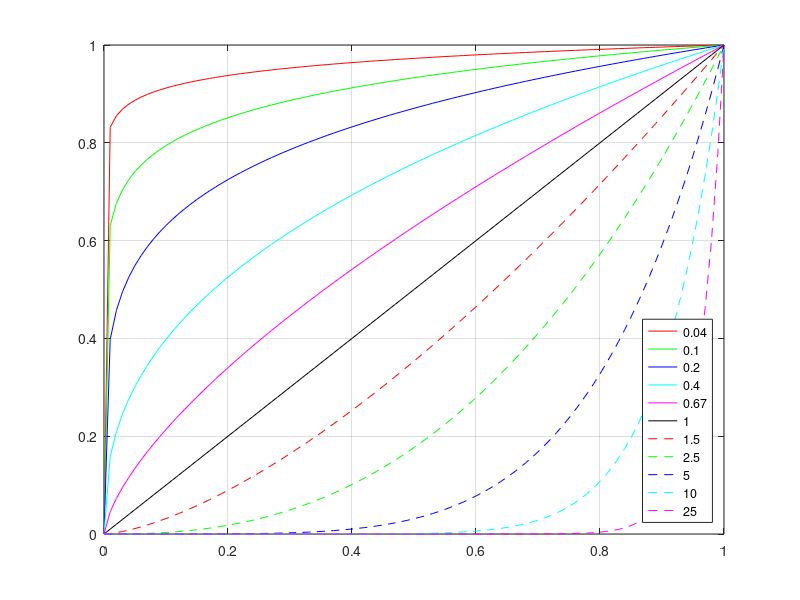

The MATLAB script that drew this image:
c=1;

x1 = [0:0.01:1];
y1 = c*x1.^0.04;
plot(x1,y1,'r');
hold on;

x1 = [0:0.01:1];
y1 = c*x1.^0.1;
plot(x1,y1,'g');
hold on;

x1 = [0:0.01:1];
y1 = c*x1.^0.2;
plot(x1,y1,'b');
hold on;

x1 = [0:0.01:1];
y1 = c*x1.^0.4;
plot(x1,y1,'c');
hold on;

x1 = [0:0.01:1];
y1 = c*x1.^0.67;
plot(x1,y1,'m');
hold on;

x1 = [0:0.01:1];
y1 = c*x1.^1;
plot(x1,y1,'k');
hold on;

x1 = [0:0.01:1];
y1 = c*x1.^1.5;
plot(x1,y1,'--r');
hold on;

x1 = [0:0.01:1];
y1 = c*x1.^2.5;
plot(x1,y1,'--g');
hold on;

x1 = [0:0.01:1];
y1 = c*x1.^5;
plot(x1,y1,'--b');
hold on;

x1 = [0:0.01:1];
y1 = c*x1.^10;
plot(x1,y1,'--c');
hold on;

x1 = [0:0.01:1];
y1 = c*x1.^25;
plot(x1,y1,'--m');
hold on;
grid on;

legend({'0.04','0.1','0.2','0.4','0.67','1','1.5','2.5','5','10','25'},'Location','southeast')